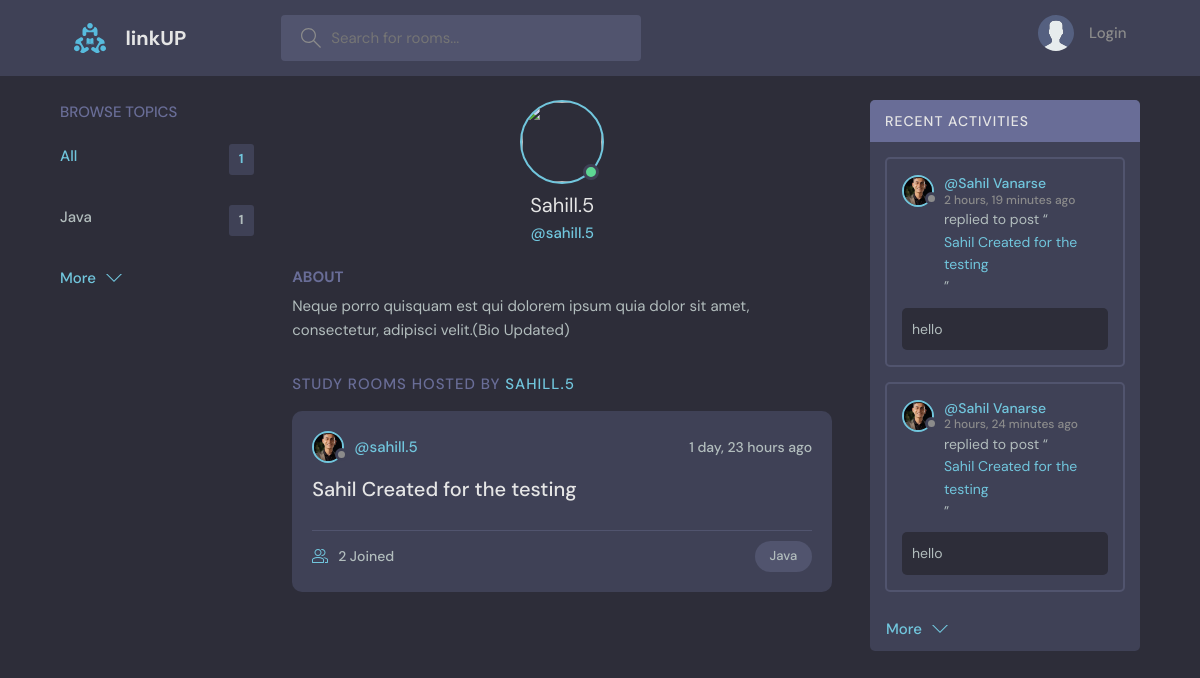
The app's page /profile/1/, older data.
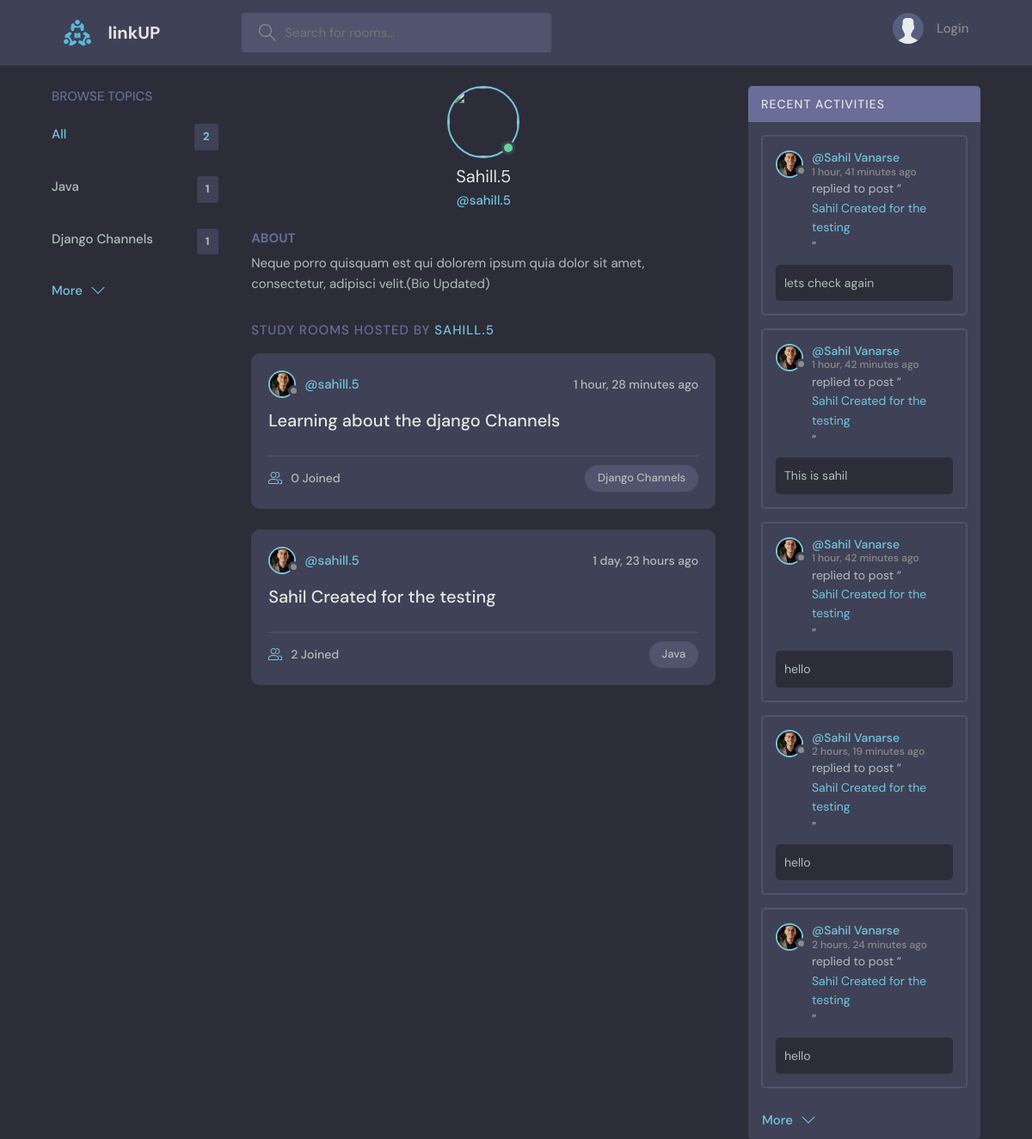
The same page, newer data.
### base/models.py (models this page shows, shortened)
class Topic(models.Model):
    name = models.CharField(max_length=200)

class User(AbstractUser):
    name = models.CharField(max_length=200, null=True)
    email = models.EmailField(unique=True, null=True)
    bio = models.TextField(null=True)
    avatar = models.ImageField(null=True, default="avatar.svg")
    USERNAME_FIELD = 'email'  # Use email as the username
    REQUIRED_FIELDS = []  # Remove 'username' from the required fields
    objects = CustomUserManager()  # Set the custom manager here

class Room(models.Model):
    host = models.ForeignKey(User, on_delete=models.SET_NULL, null=True)
    topic = models.ForeignKey(Topic, on_delete= models.SET_NULL, null=True)
    name = models.CharField(max_length=200)
    description = models.TextField(null=True, blank=True)
    participants = models.ManyToManyField(User, related_name='participants', blank=True)
    updated = models.DateTimeField(auto_now=True)
    created = models.DateTimeField(auto_now_add=True)
    class Meta:
        ordering = ['-updated', '-created']
    def __str__(self):
        return self.name

class Message(models.Model):
    user = models.ForeignKey(User, on_delete=models.CASCADE)
    room = models.ForeignKey(Room, on_delete=models.CASCADE)
    body = models.TextField()
    updated = models.DateTimeField(auto_now=True)
    created = models.DateTimeField(auto_now_add=True)
    class Meta:
        ordering = ['-updated', '-created']

### base/views.py (the view)
# urls.py: path('profile/<str:pk>/', views.userProfile, name="user-profile"),
def userProfile(request, pk):
    user = User.objects.get(id=pk)
    rooms = user.room_set.all()
    room_messages = user.message_set.all()
    topics = Topic.objects.all()
    context = {'user' : user, 'rooms' : rooms, 'room_messages' : room_messages, 'topics' : topics }
    return render(request, 'base/profile.html', context)

### base/templates/base/profile.html (shortened to what this page needs)
{% extends 'main.html' %}
{% block content %}
  <main class="profile-page layout layout--3">
    <div class="container">
      {% include 'base/topics_component.html' %}
      <div class="roomList">
        <div class="profile">
          <div class="profile__avatar">
            <div class="avatar avatar--large active">
              <img src="{{request.user.avatar.url}}" />
            </div>
          </div>
          <div class="profile__info">
            <h3>{{user.username|capfirst}}</h3>
            <p>@{{user.username}}</p>
          </div>
          <div class="profile__about">
            <h3>About</h3>
            <p>
              {{user.bio}}
            </p>
          </div>
        </div>
        <div class="roomList__header">
          <div>
            <h2>Study Rooms Hosted by <a href="{% url 'user-profile' user.id %}">{{user.username|lower}}</a>
            </h2>
          </div>
        </div>
        {% include 'base/feed_component.html' %}
      </div>
      {% include 'base/activity_component.html' %}
    </div>
  </main>
{% endblock content %}

### templates/main.html (shortened to what this page needs)
<!DOCTYPE html>
{% load static %}
<html lang="en">
  <head>
    <link rel="stylesheet" href="{% static 'styles/style.css' %}" />
  </head>
  <body>
    {% include 'navbar.html' %}
    {% block content %}
    {% endblock %}
  </body>
</html>

### templates/navbar.html (shortened to what this page needs)
{% load static %}
<header class="header header--loggedIn">
    <div class="container">
      <a href="{% url 'home' %}" class="header__logo">
        <img src="{% static 'images/logo.svg' %}" />
        <h1>linkUP</h1>
      </a>
      <form class="header__search" method="GET" action="{% url 'home' %}">
        <label>
          <input name="q" placeholder="Search for rooms..." />
        </label>
      </form>
      <nav class="header__menu">
        {% if request.user.is_authenticated %}
        <div class="header__user">
          <a href="{% url 'user-profile' user.id %}">
            <div class="avatar avatar--medium active">
              <img src="{{request.user.avatar.url}}" />
            </div>
            <p>{{request.user.username|capfirst}} <span>@{{request.user.username}}</span></p>
          </a>
          <button class="dropdown-button">
            <svg version="1.1" xmlns="http://www.w3.org/2000/svg" width="32" height="32" viewBox="0 0 32 32">
              <title>chevron-down</title>
              <path d="M16 21l-13-13h-3l16 16 16-16h-3l-13 13z"></path>
            </svg>
          </button>
        </div>
        {% else %}
        <a href="{% url 'login' %}">
          <img src="{% static 'images/avatar.svg' %}" />
          <p>Login</p>
        </a>
        {% endif %}
      </nav>
    </div>
  </header>

### base/templates/base/topics_component.html
<div class="topics">
    <div class="topics__header">
      <h2>Browse Topics</h2>
    </div>
    <ul class="topics__list">
      <li>
        <a href="{% url 'home' %}" class="active">All <span>{{topics.count}}</span></a>
      </li>
      {% for topic in topics %}
      <li>
        <a href="{% url 'home' %}?q={{topic.name}}">{{topic.name}} <span>{{topic.room_set.all.count}}</span></a>
      </li>
      {% endfor %}
    </ul>
    <a class="btn btn--link" href="{% url 'topics' %}">
      More
      <svg version="1.1" xmlns="http://www.w3.org/2000/svg" width="32" height="32" viewBox="0 0 32 32">
        <title>chevron-down</title>
        <path d="M16 21l-13-13h-3l16 16 16-16h-3l-13 13z"></path>
      </svg>
    </a>
  </div>

### base/templates/base/feed_component.html (shortened to what this page needs)
{% for room in rooms %}
<div class="roomListRoom">
            <div class="roomListRoom__header">
              <a href="{% url 'user-profile' room.host.id %}" class="roomListRoom__author">
                <div class="avatar avatar--small">
                  <img src="{{room.host.avatar.url}}" />
                </div>
                <span>@{{room.host.username}}</span>
              </a>
              <div class="roomListRoom__actions">
                <span>{{room.created|timesince}} ago</span>
              </div>
            </div>
            <div class="roomListRoom__content">
              <a href="{% url 'room' room.id %}">{{room.name}}</a>
            </div>
            <div class="roomListRoom__meta">
              <a href="{% url 'room' room.id %}" class="roomListRoom__joined">
                {{room.participants.all.count}} Joined
              </a>
              <p class="roomListRoom__topic">{{room.topic.name}}</p>
            </div>
          </div>
{% endfor %}

### base/templates/base/activity_component.html (shortened to what this page needs)
<div class="activities">
    <div class="activities__header">
      <h2>Recent Activities</h2>
    </div>
    {% for message in room_messages %}
    <div class="activities__box">
      <div class="activities__boxHeader roomListRoom__header">
        <a href="{% url 'user-profile' message.user.id %}" class="roomListRoom__author">
          <div class="avatar avatar--small">
            <img src="{{message.user.avatar.url}}" />
          </div>
          <p>
            @{{ message.user.name }}
            <span>{{ message.created|timesince }} ago</span>
          </p>
        </a>
      </div>
      <div class="activities__boxContent">
        <p>replied to post “<a href="{% url 'room' message.room.id%}">{{message.room}}</a>”</p>
        <div class="activities__boxRoomContent">
          {{message.body}}
        </div>
      </div>
    </div>
    {% endfor %}
    <div style="padding: 10px 0; color: #71c6dd;">
      <div style="margin-left: 16px;">
        <a class="btn btn--link" href="{% url 'activity' %}" style="color: #71c6dd; text-decoration: none;">
          More
          <svg version="1.1" xmlns="http://www.w3.org/2000/svg" width="32" height="32" viewBox="0 0 32 32" style="vertical-align: middle ;">
            <title>chevron-down</title>
            <path d="M16 21l-13-13h-3l16 16 16-16h-3l-13 13z"></path>
          </svg>
        </a>
      </div>
    </div>
  </div>

Row changes from the older to the newer data that the page shows:
added Topic: name "Django Channels", room_set.all.count "1"
added Room: host.avatar (picture), host.username "sahill.5", created "1 hour, 28 minutes", name "Learning about the django Channels", participants.all.count "0", topic.name "Django Channels"
added Message: user.avatar (picture), user.name "Sahil Vanarse", created "1 hour, 41 minutes", room "Sahil Created for the testing", body "lets check again"
added Message: user.avatar (picture), user.name "Sahil Vanarse", created "1 hour, 42 minutes", room "Sahil Created for the testing", body "This is sahil"
added Message: user.avatar (picture), user.name "Sahil Vanarse", created "1 hour, 42 minutes", room "Sahil Created for the testing", body "hello"
Text that changed along with them:
{{ topics.count }}: "1" → "2"
